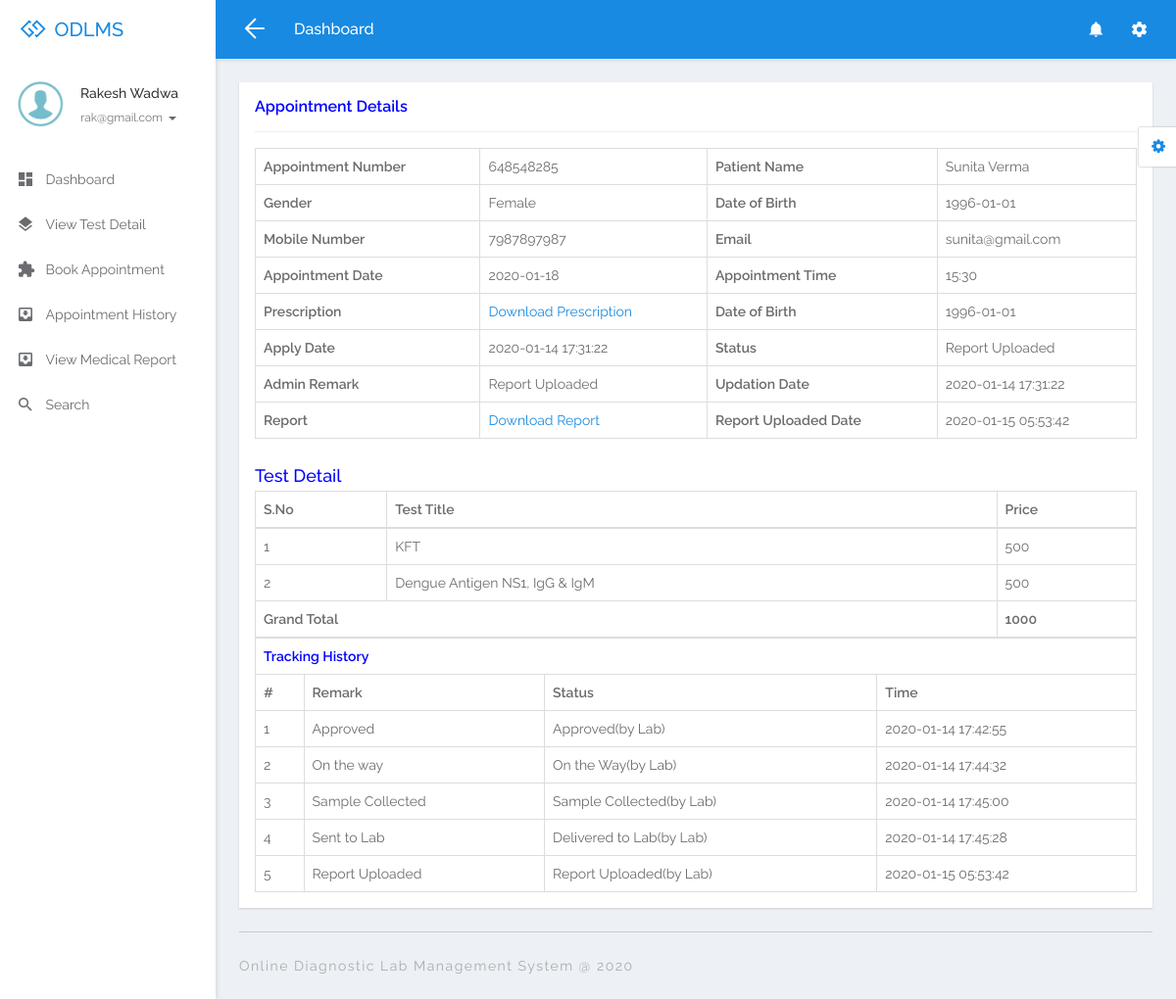
Screenshot of /odlms/user/view-medicalreport-detail.php?viewid=4&&aptid=648548285 (signed in) with the database file from the repository.
### tables this page shows
CREATE TABLE `tbluser` (
  `ID` int(10) NOT NULL,
  `FullName` varchar(200) DEFAULT NULL,
  `MobileNumber` bigint(10) DEFAULT NULL,
  `Email` varchar(200) DEFAULT NULL,
  `Password` varchar(200) DEFAULT NULL,
  `RegDate` timestamp NULL DEFAULT current_timestamp()
);

CREATE TABLE `tblappointment` (
  `ID` int(10) NOT NULL,
  `UserID` int(10) NOT NULL,
  `AppointmentNumber` varchar(50) DEFAULT NULL,
  `PatientName` varchar(120) DEFAULT NULL,
  `Gender` varchar(50) DEFAULT NULL,
  `DOB` varchar(200) DEFAULT NULL,
  `MobileNumber` bigint(10) DEFAULT NULL,
  `Email` varchar(200) DEFAULT NULL,
  `AppointmentDate` varchar(200) DEFAULT NULL,
  `AppointmentTime` varchar(80) DEFAULT NULL,
  `Prescription` varchar(200) DEFAULT NULL,
  `PostDate` timestamp NULL DEFAULT current_timestamp(),
  `Status` varchar(50) DEFAULT NULL,
  `AssignTo` varchar(200) DEFAULT NULL,
  `Remark` varchar(100) DEFAULT NULL,
  `UpdationDate` timestamp NOT NULL DEFAULT current_timestamp(),
  `Report` varchar(200) DEFAULT NULL,
  `ReportUploadedDate` timestamp NULL DEFAULT NULL ON UPDATE current_timestamp()
);

CREATE TABLE `tbllabtest` (
  `ID` int(10) NOT NULL,
  `TestTitle` varchar(200) DEFAULT NULL,
  `TestDescription` mediumtext DEFAULT NULL,
  `TestInterpretation` mediumtext DEFAULT NULL,
  `Price` varchar(150) DEFAULT NULL,
  `UpdationDate` timestamp NULL DEFAULT current_timestamp()
);

CREATE TABLE `tbltracking` (
  `ID` int(10) NOT NULL,
  `AppointmentNumeber` varchar(50) DEFAULT NULL,
  `Remark` varchar(100) DEFAULT NULL,
  `Status` varchar(120) DEFAULT NULL,
  `OrderCanclledByUser` int(10) DEFAULT NULL,
  `UpdationDate` timestamp NULL DEFAULT current_timestamp() ON UPDATE current_timestamp()
);

### odlms/user/view-medicalreport-detail.php (the view, shortened to what this page needs)
<?php
if (strlen($_SESSION['odlmsuid']==0)) {
  header('location:logout.php');
  } else{
  ?>
<!DOCTYPE html>
<html lang="en">
<head>
	<link rel="stylesheet" href="libs/bower/font-awesome/css/font-awesome.min.css">
	<link rel="stylesheet" href="libs/bower/material-design-iconic-font/dist/css/material-design-iconic-font.css">
	<link rel="stylesheet" href="libs/bower/animate.css/animate.min.css">
	<link rel="stylesheet" href="libs/bower/fullcalendar/dist/fullcalendar.min.css">
	<link rel="stylesheet" href="libs/bower/perfect-scrollbar/css/perfect-scrollbar.css">
	<link rel="stylesheet" href="assets/css/bootstrap.css">
	<link rel="stylesheet" href="assets/css/core.css">
	<link rel="stylesheet" href="assets/css/app.css">
</head>
<body class="menubar-left menubar-unfold menubar-light theme-primary">
<?php include_once('includes/header.php');?>
<?php include_once('includes/sidebar.php');?>
<main id="app-main" class="app-main">
  <div class="wrap">
	<section class="app-content">
		<div class="row">
			<div class="col-md-12">
				<div class="widget">
					<header class="widget-header">
						<h4 class="widget-title" style="color: blue">Appointment Details</h4>
					</header>
					<hr class="widget-separator">
					<div class="widget-body">
						<div class="table-responsive">
							<?php
                  $vid=$_GET['viewid'];
$sql="SELECT * from tblappointment  where ID=:vid";
$query = $dbh -> prepare($sql);
$query-> bindParam(':vid', $vid, PDO::PARAM_STR);
$query->execute();
$results=$query->fetchAll(PDO::FETCH_OBJ);
$cnt=1;
if($query->rowCount() > 0)
{
foreach($results as $row)
{               ?>
							<table border="1" class="table table-bordered mg-b-0">
                                            <tr>
    <th>Appointment Number</th>
    <td><?php  echo $aptno=($row->AppointmentNumber);?></td>
    <th>Patient Name</th>
    <td><?php  echo $row->PatientName;?></td>
  </tr>
  <tr>
    <th>Gender</th>
    <td><?php  echo $row->Gender;?></td>
    <th>Date of Birth</th>
    <td><?php  echo $row->DOB;?></td>
  </tr>
  <tr>
    <th>Mobile Number</th>
    <td><?php  echo $row->MobileNumber;?></td>
    <th>Email</th>
    <td><?php  echo $row->Email;?></td>
  </tr>
   <tr>
    <th>Appointment Date</th>
    <td><?php  echo $row->AppointmentDate;?></td>
    <th>Appointment Time</th>
    <td><?php  echo $row->AppointmentTime;?></td>
  </tr>
   <tr>
    <th>Prescription</th>
    <td><?php if(!empty($row->Prescription)){?>
      <a href="images/<?php echo $row->Prescription;?>" target="_blank">Download Prescription</a>
<?php } else {
echo "NA";
}?></td>
    <th>Date of Birth</th>
    <td><?php  echo $row->DOB;?></td>
  </tr>
  <tr>
    <th>Apply Date</th>
    <td><?php  echo $row->PostDate;?></td>
     <th>Status</th>
     <?php  $status=$row->Status; if($status==""){ ?>
                     <td><?php echo "Not Updated Yet"; ?></td>
<?php } else { ?>
    <td><?php  echo $status;?></td>
    <?php } ?>
  </tr>
  <tr>
    <tr>
    <th>Admin Remark</th>
    <?php if($status==""){ ?>
                     <td><?php echo "Not Updated Yet"; ?></td>
<?php } else { ?>
    <td><?php  echo $row->Remark;?></td>
    <?php } ?>
    <th>Updation Date</th>
    <?php if($row->Status==""){ ?>
                     <td><?php echo "Not Updated Yet"; ?></td>
<?php } else { ?>
    <td><?php  echo $row->UpdationDate;?></td>
    <?php } ?>
  </tr>
 <tr>
    <th>Report</th>
    <td><a href="../admin/images/<?php echo $row->Report;?>" target="_blank">Download Report</a></td>
    <th>Report Uploaded Date</th>
    <td><?php  echo $row->ReportUploadedDate;?></td>
  </tr>
<?php $cnt=$cnt+1;}} ?>
</table>
<br>
<h4 style="color: blue">Test Detail</h4>
<?php
$sql="SELECT tbllabtest.TestTitle,tbllabtest.TestDescription,tbllabtest.TestInterpretation,tbllabtest.Price,tblappointment.UserID,tblappointment.AppointmentNumber,  tbltestrequest.AppointmentNumber, tbltestrequest.TestID from tblappointment join tbltestrequest on tblappointment.AppointmentNumber= tbltestrequest.AppointmentNumber join tbllabtest on tbllabtest.ID=tbltestrequest.TestID  where tbltestrequest.AppointmentNumber=:aptno";
$query = $dbh -> prepare($sql);
$query-> bindParam(':aptno', $aptno, PDO::PARAM_STR);
$query->execute();
$results=$query->fetchAll(PDO::FETCH_OBJ);
$cnt=1;
if($query->rowCount() > 0)
{
            ?>
							<table border="1" class="table table-bordered mg-b-0">
								<thead>
									<tr>
										<th>S.No</th>
										<th>Test Title</th>
										<th>Price</th>
									</tr>
								</thead>
								<?php
								foreach($results as $row)
{   ?>
                                            <tr>
    <td><?php echo htmlentities($cnt);?></td>
    <td><?php  echo $row->TestTitle;?></td>
    <td><?php  echo $tprice=$row->Price;?></td>
  </tr>
<?php
$grandtprice+=$tprice;
$cnt=$cnt+1;} ?>
<tr>
	<th colspan="2">Grand Total</th>
<th><?php echo $grandtprice; ?></th>
</tr>
</table>
<?php } ?>
<?php
$aptid=$_GET['aptid'];
   if($status!=""){
$ret="select tbltracking.OrderCanclledByUser,tbltracking.Remark,tbltracking.Status as astatus,tbltracking.UpdationDate from tbltracking where tbltracking.AppointmentNumeber =:aptid";
$query = $dbh -> prepare($ret);
$query-> bindParam(':aptid', $aptid, PDO::PARAM_STR);
$query->execute();
$results=$query->fetchAll(PDO::FETCH_OBJ);
$cnt=1;
 ?>
<table id="datatable" class="table table-bordered dt-responsive nowrap" style="border-collapse: collapse; border-spacing: 0; width: 100%;">
  <tr align="center">
   <th colspan="4" style="color: blue" >Tracking History</th>
  </tr>
  <tr>
    <th>#</th>
<th>Remark</th>
<th>Status</th>
<th>Time</th>
</tr>
<?php
foreach($results as $row)
{               ?>
<tr>
  <td><?php echo $cnt;?></td>
 <td><?php  echo $row->Remark;?></td>
  <td><?php  echo $row->astatus;
if($row->OrderCanclledByUser==1){
echo "("."by user".")";
} else {
echo "("."by Lab".")";
}
  ?></td>
   <td><?php  echo $row->UpdationDate;?></td>
</tr>
<?php $cnt=$cnt+1;} ?>
</table>
<?php  }
?>
						</div>
					</div>
				</div>
			</div>
		</div>
	</section>
</div>
  <?php include_once('includes/footer.php');?>
</main>
<?php include_once('includes/customizer.php');?>
</body>
</html>
<?php }  ?>

### odlms/user/includes/sidebar.php (shortened to what this page needs)
<aside id="menubar" class="menubar light">
  <div class="app-user">
    <div class="media">
      <div class="media-left">
        <div class="avatar avatar-md avatar-circle">
          <img class="img-responsive" src="assets/images/images.png" alt="avatar"/>
        </div>
      </div>
      <div class="media-body">
        <div class="foldable">
          <?php
$uid=$_SESSION['odlmsuid'];
$sql="SELECT FullName,Email from  tbluser where ID=:uid";
$query = $dbh -> prepare($sql);
$query->bindParam(':uid',$uid,PDO::PARAM_STR);
$query->execute();
$results=$query->fetchAll(PDO::FETCH_OBJ);
$cnt=1;
if($query->rowCount() > 0)
{
foreach($results as $row)
{               ?>
          <h5><a href="javascript:void(0)" class="username"><?php  echo $row->FullName;?></a></h5><?php $cnt=$cnt+1;}} ?>
          <ul>
            <li class="dropdown">
              <a href="javascript:void(0)" class="dropdown-toggle usertitle" data-toggle="dropdown" aria-haspopup="true" aria-expanded="false">
                <small><?php  echo $row->Email;?></small>
                <span class="caret"></span>
              </a>
            </li>
          </ul>
        </div>
      </div>
    </div>
  </div>
  <div class="menubar-scroll">
    <div class="menubar-scroll-inner">
      <ul class="app-menu">
        <li class="has-submenu">
          <a href="dashboard.php">
            <i class="menu-icon zmdi zmdi-view-dashboard zmdi-hc-lg"></i>
            <span class="menu-text">Dashboard</span>
          </a>
        </li>
        <li class="has-submenu">
          <a href="view-testdetail.php">
            <i class="menu-icon zmdi zmdi-layers zmdi-hc-lg"></i>
            <span class="menu-text">View Test Detail</span>
           </a>
        </li>
        <li class="has-submenu">
          <a href="appointment.php">
            <i class="menu-icon zmdi zmdi-puzzle-piece zmdi-hc-lg"></i>
            <span class="menu-text">Book Appointment</span>
          </a>
        </li>
        <li class="has-submenu">
          <a href="appointment-history.php">
            <i class="menu-icon zmdi zmdi-inbox zmdi-hc-lg"></i>
            <span class="menu-text">Appointment History</span>
             </a>
        </li>
         <li class="has-submenu">
          <a href="view-medical-report.php">
            <i class="menu-icon zmdi zmdi-inbox zmdi-hc-lg"></i>
            <span class="menu-text">View Medical Report</span>
             </a>
        </li>
        <li>
          <a href="search.php">
            <i class="menu-icon zmdi zmdi-search zmdi-hc-lg"></i>
            <span class="menu-text">Search</span>
          </a>
        </li>
      </ul>
    </div>
  </div>
</aside>

### rows the page displays
tbluser: FullName "Rakesh Wadwa", Email "rak@gmail.com"
tblappointment: AppointmentNumber "648548285", PatientName "Sunita Verma", Gender "Female", DOB "1996-01-01", MobileNumber "7987897987", Email "sunita@gmail.com", AppointmentDate "2020-01-18", AppointmentTime "15:30", PostDate "2020-01-14 17:31:22", Status "Report Uploaded", Remark "Report Uploaded", UpdationDate "2020-01-14 17:31:22", ReportUploadedDate "2020-01-15 05:53:42", tbllabtest.TestTitle "KFT", tbllabtest.Price "500", tbllabtest.TestTitle "Dengue Antigen NS1, IgG & IgM"
tbltracking: Remark "Approved", Status "Approved", shows "by Lab", UpdationDate "2020-01-14 17:42:55"
tbltracking: Remark "On the way", Status "On the Way", shows "by Lab", UpdationDate "2020-01-14 17:44:32"
tbltracking: Remark "Sample Collected", Status "Sample Collected", shows "by Lab", UpdationDate "2020-01-14 17:45:00"
tbltracking: Remark "Sent to Lab", Status "Delivered to Lab", shows "by Lab", UpdationDate "2020-01-14 17:45:28"
tbltracking: Remark "Report Uploaded", Status "Report Uploaded", shows "by Lab", UpdationDate "2020-01-15 05:53:42"

### other values shown
$grandtprice "1000"
